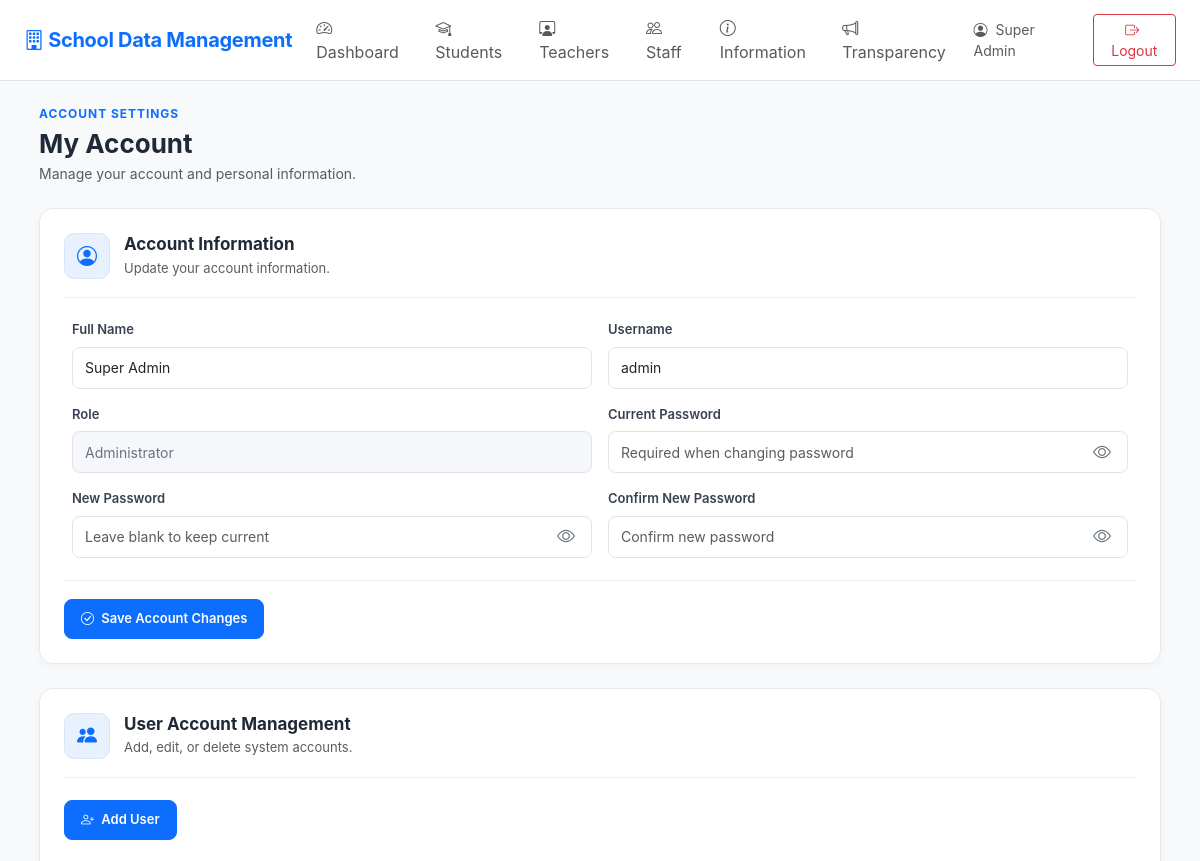
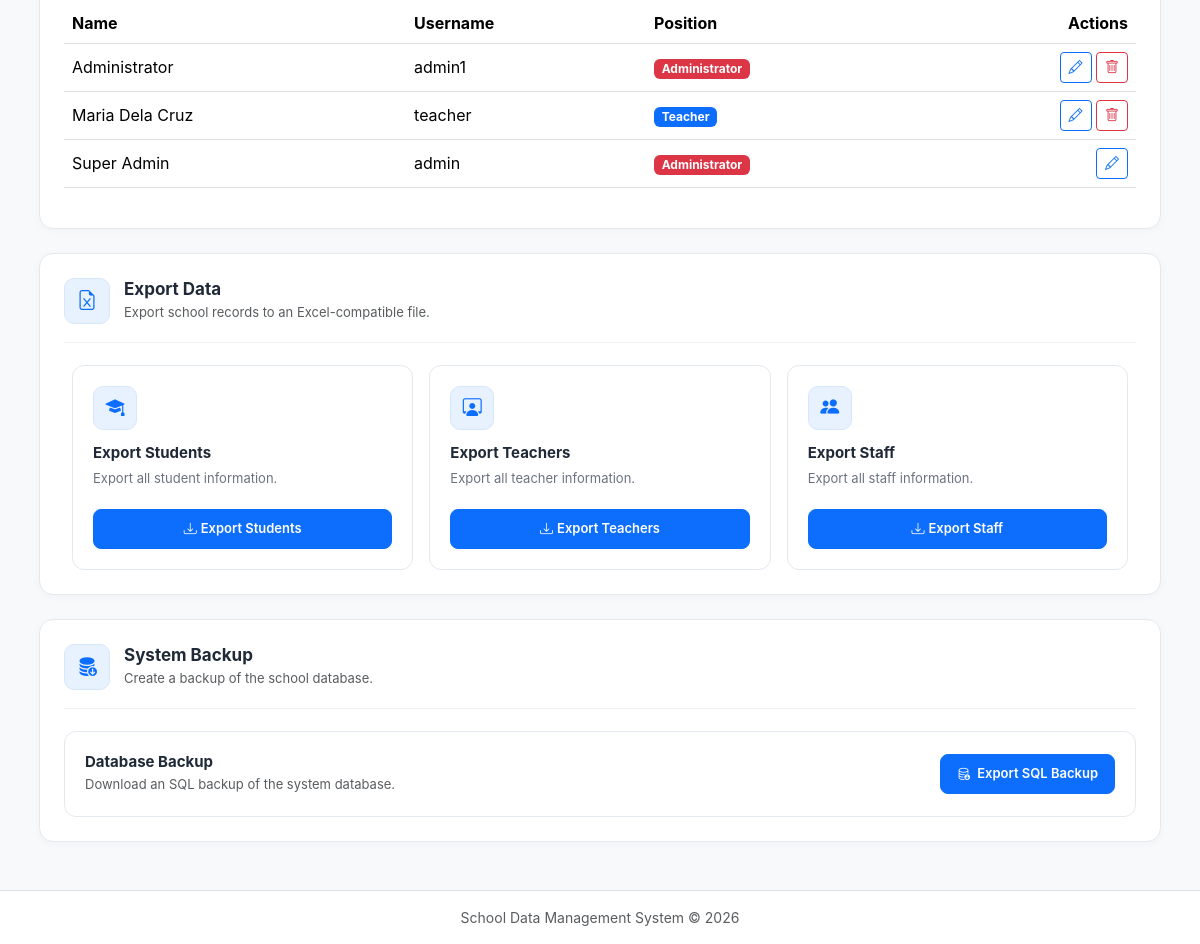
The app's page /account.php (signed in) with its own data (2 pictures, top to bottom).
### tables this page shows
CREATE TABLE `users` (
  `id` int(10) UNSIGNED NOT NULL,
  `full_name` varchar(150) NOT NULL,
  `username` varchar(80) NOT NULL,
  `password` varchar(255) NOT NULL,
  `role` enum('Administrator','Teacher','Staff') NOT NULL DEFAULT 'Staff',
  `created_at` timestamp NOT NULL DEFAULT current_timestamp()
);

### config.php (called while the page is built, shortened)
<?php
function e($value)
{
    return htmlspecialchars(
        (string) $value,
        ENT_QUOTES,
        'UTF-8'
    );
}
?>

### account.php (the view, shortened to what this page needs)
<?php
require_once __DIR__ . '/config.php';
$userId = (int)($_SESSION['user_id'] ?? 0);
$role   = $_SESSION['role'] ?? '';
$isAdmin   = strcasecmp($role, 'Administrator') === 0;
$isTeacher = strcasecmp($role, 'Teacher') === 0;
$isStaff   = strcasecmp($role, 'Staff') === 0;
$stmt = $pdo->prepare("
    SELECT
        id,
        full_name,
        username,
        role
    FROM users
    WHERE id = ?
    LIMIT 1
");
$stmt->execute([$userId]);
$account = $stmt->fetch(PDO::FETCH_ASSOC);
$allUsers = [];
if ($isAdmin) {
    $stmt = $pdo->query("
        SELECT
            id,
            full_name,
            username,
            role
        FROM users
        ORDER BY full_name ASC
    ");
    $allUsers = $stmt->fetchAll(PDO::FETCH_ASSOC);
}
include 'header.php';
?>
<link rel="stylesheet" href="assets/account.css">
<div class="account-page">
    <div class="account-header">
        <span class="account-label">
            ACCOUNT SETTINGS
        </span>
        <h2 class="fw-bold mb-1">
            My Account
        </h2>
        <p class="text-muted mb-0">
            Manage your account and personal information.
        </p>
    </div>
    <div class="account-card mb-4">
        <div class="account-card-header">
            <div class="account-icon">
                <i class="bi bi-person-circle"></i>
            </div>
            <div>
                <h5 class="mb-1">
                    Account Information
                </h5>
                <p class="text-muted mb-0">
                    Update your account information.
                </p>
            </div>
        </div>
        <form
            method="POST"
            action="account_edit.php"
        >
            <div class="row g-3">
                <div class="col-md-6">
                    <label class="form-label fw-semibold">
                        Full Name
                    </label>
                    <input
                        type="text"
                        name="full_name"
                        class="form-control"
                        value="<?= e($account['full_name']) ?>"
                        required
                    >
                </div>
                <div class="col-md-6">
                    <label class="form-label fw-semibold">
                        Username
                    </label>
                    <input
                        type="text"
                        name="username"
                        class="form-control"
                        value="<?= e($account['username']) ?>"
                        required
                    >
                </div>
                <div class="col-md-6">
                    <label class="form-label fw-semibold">
                        Role
                    </label>
                    <input
                        type="text"
                        class="form-control"
                        value="<?= e($account['role']) ?>"
                        readonly
                    >
                </div>
                <div class="col-md-6">
                    <label class="form-label fw-semibold">
                        Current Password
                    </label>
                    <div class="password-wrapper">
                        <input
                            type="password"
                            name="current_password"
                            class="form-control password-input"
                            placeholder="Required when changing password"
                            autocomplete="current-password"
                        >
                        <button
                            type="button"
                            class="password-toggle"
                            onclick="togglePassword(this)"
                            aria-label="Show password"
                        >
                            <i class="bi bi-eye"></i>
                        </button>
                    </div>
                </div>
                <div class="col-md-6">
                    <label class="form-label fw-semibold">
                        New Password
                    </label>
                    <div class="password-wrapper">
                        <input
                            type="password"
                            name="new_password"
                            class="form-control password-input"
                            placeholder="Leave blank to keep current"
                            autocomplete="new-password"
                        >
                        <button
                            type="button"
                            class="password-toggle"
                            onclick="togglePassword(this)"
                            aria-label="Show password"
                        >
                            <i class="bi bi-eye"></i>
                        </button>
                    </div>
                </div>
                <div class="col-md-6">
                    <label class="form-label fw-semibold">
                        Confirm New Password
                    </label>
                    <div class="password-wrapper">
                        <input
                            type="password"
                            name="confirm_password"
                            class="form-control password-input"
                            placeholder="Confirm new password"
                            autocomplete="new-password"
                        >
                        <button
                            type="button"
                            class="password-toggle"
                            onclick="togglePassword(this)"
                            aria-label="Show password"
                        >
                            <i class="bi bi-eye"></i>
                        </button>
                    </div>
                </div>
            </div>
            <div class="mt-4">
                <button
                    type="submit"
                    class="btn btn-primary"
                >
                    <i class="bi bi-check-circle me-1"></i>
                    Save Account Changes
                </button>
            </div>
        </form>
    </div>
    <?php if ($isAdmin): ?>
    <div class="account-card mb-4">
        <div class="account-card-header">
            <div class="account-icon">
                <i class="bi bi-people-fill"></i>
            </div>
            <div>
                <h5 class="mb-1">
                    User Account Management
                </h5>
                <p class="text-muted mb-0">
                    Add, edit, or delete system accounts.
                </p>
            </div>
        </div>
        <div class="mb-4">
            <button
                type="button"
                class="btn btn-primary"
                data-bs-toggle="modal"
                data-bs-target="#addUserModal"
            >
                <i class="bi bi-person-plus me-1"></i>
                Add User
            </button>
        </div>
        <div class="table-responsive">
            <table class="table table-hover align-middle">
                <thead>
                    <tr>
                        <th>
                            Name
                        </th>
                        <th>
                            Username
                        </th>
                        <th>
                            Position
                        </th>
                        <th class="text-end">
                            Actions
                        </th>
                    </tr>
                </thead>
                <tbody>
                <?php foreach ($allUsers as $user): ?>
                    <tr>
                        <td>
                            <?= e($user['full_name']) ?>
                        </td>
                        <td>
                            <?= e($user['username']) ?>
                        </td>
                        <td>
                            <?php if (
                                strcasecmp($user['role'], 'Administrator') === 0
                            ): ?>
                                <span class="badge bg-danger">
                                    Administrator
                                </span>
                            <?php elseif (
                                strcasecmp($user['role'], 'Teacher') === 0
                            ): ?>
                                <span class="badge bg-primary">
                                    Teacher
                                </span>
                            <?php else: ?>
                                <span class="badge bg-secondary">
                                    Staff
                                </span>
                            <?php endif; ?>
                        </td>
                        <td class="text-end">
                            <button
                                type="button"
                                class="btn btn-sm btn-outline-primary"
                                data-bs-toggle="modal"
                                data-bs-target="#editUserModal<?= (int)$user['id'] ?>"
                                title="Edit User"
                            >
                                <i class="bi bi-pencil"></i>
                            </button>
                            <?php if (
                                (int)$user['id'] !== $userId
                            ): ?>
                                <button
                                    type="button"
                                    class="btn btn-sm btn-outline-danger"
                                    data-bs-toggle="modal"
                                    data-bs-target="#deleteUserModal<?= (int)$user['id'] ?>"
                                    title="Delete User"
                                >
                                    <i class="bi bi-trash"></i>
                                </button>
                            <?php endif; ?>
                        </td>
                    </tr>
                <?php endforeach; ?>
                </tbody>
            </table>
        </div>
    </div>
    <?php endif; ?>
    <div class="account-card mb-4">
        <div class="account-card-header">
            <div class="account-icon">
                <i class="bi bi-file-earmark-excel"></i>
            </div>
            <div>
                <h5 class="mb-1">
                    Export Data
                </h5>
                <p class="text-muted mb-0">
                    Export school records to an Excel-compatible file.
                </p>
            </div>
        </div>
        <div class="row g-3">
            <?php if ($isTeacher || $isStaff || $isAdmin): ?>
            <div class="col-md-4">
                <div class="export-card">
                    <div class="export-icon">
                        <i class="bi bi-mortarboard-fill"></i>
                    </div>
                    <h6>
                        Export Students
                    </h6>
                    <p>
                        Export all student information.
                    </p>
                    <button
                        type="button"
                        class="btn btn-primary btn-sm w-100"
                        data-bs-toggle="modal"
                        data-bs-target="#exportStudentsModal"
                    >
                        <i class="bi bi-download me-1"></i>
                        Export Students
                    </button>
                </div>
            </div>
            <?php endif; ?>
            <?php if ($isStaff || $isAdmin): ?>
            <div class="col-md-4">
                <div class="export-card">
                    <div class="export-icon">
                        <i class="bi bi-person-workspace"></i>
                    </div>
                    <h6>
                        Export Teachers
                    </h6>
                    <p>
                        Export all teacher information.
                    </p>
                    <button
                        type="button"
                        class="btn btn-primary btn-sm w-100"
                        data-bs-toggle="modal"
                        data-bs-target="#exportTeachersModal"
                    >
                        <i class="bi bi-download me-1"></i>
                        Export Teachers
                    </button>
                </div>
            </div>
            <?php endif; ?>
            <?php if ($isAdmin): ?>
            <div class="col-md-4">
                <div class="export-card">
                    <div class="export-icon">
                        <i class="bi bi-people-fill"></i>
                    </div>
                    <h6>
                        Export Staff
                    </h6>
                    <p>
                        Export all staff information.
                    </p>
                    <button
                        type="button"
                        class="btn btn-primary btn-sm w-100"
                        data-bs-toggle="modal"
                        data-bs-target="#exportStaffModal"
                    >
                        <i class="bi bi-download me-1"></i>
                        Export Staff
                    </button>
                </div>
            </div>
            <?php endif; ?>
        </div>
    </div>
    <?php if ($isAdmin): ?>
    <div class="account-card mb-4">
        <div class="account-card-header">
            <div class="account-icon">
                <i class="bi bi-database-fill-down"></i>
            </div>
            <div>
                <h5 class="mb-1">
                    System Backup
                </h5>
                <p class="text-muted mb-0">
                    Create a backup of the school database.
                </p>
            </div>
        </div>
        <div class="backup-card">
            <div>
                <h6 class="mb-1">
                    Database Backup
                </h6>
                <p class="text-muted mb-0">
                    Download an SQL backup of the system database.
                </p>
            </div>
            <button
                type="button"
                class="btn btn-primary"
                data-bs-toggle="modal"
                data-bs-target="#backupModal"
            >
                <i class="bi bi-database-down me-1"></i>
                Export SQL Backup
            </button>
        </div>
    </div>
    <?php endif; ?>
</div>
<?php include 'footer.php'; ?>

### records on screen
users: full_name "Super Admin", username "admin", role "Administrator"
users: full_name "Administrator", username "admin1", role "Administrator"
users: full_name "Maria Dela Cruz", username "teacher", role "Teacher"

### other values on screen
$_SESSION['full_name'] "Super Admin"
